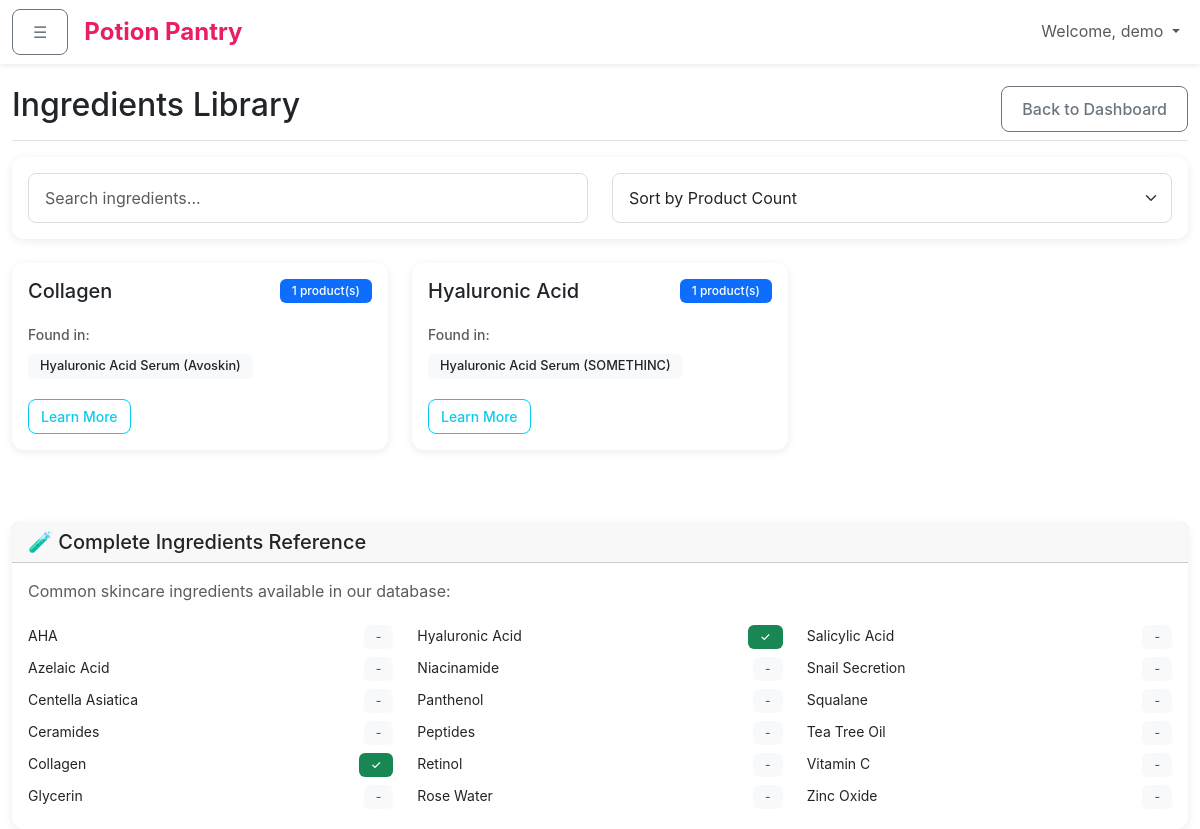
The app's page /pages/ingredients.php (signed in) with its own data.
### tables this page shows
CREATE TABLE `ingredients` (
  `ingredient_id` int(11) NOT NULL,
  `ingredient_name` varchar(255) NOT NULL,
  `description` text DEFAULT NULL,
  `created_at` timestamp NOT NULL DEFAULT current_timestamp()
);

### config/database.php (called while the page is built, shortened)
<?php
try {
    $pdo = new PDO("mysql:host=" . DB_HOST . ";dbname=" . DB_NAME . ";charset=utf8", DB_USER, DB_PASS);
    $pdo->setAttribute(PDO::ATTR_ERRMODE, PDO::ERRMODE_EXCEPTION);
    $pdo->setAttribute(PDO::ATTR_DEFAULT_FETCH_MODE, PDO::FETCH_ASSOC);
    $pdo->setAttribute(PDO::ATTR_EMULATE_PREPARES, false);
} catch(PDOException $e) {
    die("Database connection failed: " . $e->getMessage());
}
function getDB() {
    global $pdo;
    return $pdo;
}
?>

### includes/functions.php (called while the page is built, shortened)
<?php
function getAllIngredients() {
    $db = getDB();
    $stmt = $db->query("SELECT * FROM Ingredients ORDER BY ingredient_name");
    return $stmt->fetchAll();
}
?>

### pages/ingredients.php (the view, shortened to what this page needs)
<?php
require_once '../config/database.php';
require_once '../includes/functions.php';
$stmt = getDB()->prepare("
    SELECT
        i.ingredient_id,
        i.ingredient_name,
        COUNT(DISTINCT p.product_id) as product_count,
        GROUP_CONCAT(DISTINCT CONCAT(p.product_name, ' (', p.brand, ')') ORDER BY p.product_name SEPARATOR '|') as products
    FROM Ingredients i
    LEFT JOIN ProductIngredients pi ON i.ingredient_id = pi.ingredient_id
    LEFT JOIN Products p ON pi.product_id = p.product_id AND p.user_id = ?
    GROUP BY i.ingredient_id, i.ingredient_name
    HAVING product_count > 0
    ORDER BY product_count DESC, i.ingredient_name
");
$stmt->execute([$_SESSION['user_id']]);
$user_ingredients = $stmt->fetchAll();
$all_ingredients = getAllIngredients();
?>
<!DOCTYPE html>
<html lang="en">
<head>
    <link href="https://cdn.jsdelivr.net/npm/bootstrap@5.3.0/dist/css/bootstrap.min.css" rel="stylesheet">
    <link href="../assets/css/style.css" rel="stylesheet">
</head>
<body>
    <?php include '../includes/navbar.php'; ?>
    <div class="container-fluid">
        <div class="row">
            <main class="col-12 main-content">
                <div class="d-flex justify-content-between flex-wrap flex-md-nowrap align-items-center pt-3 pb-2 mb-3 border-bottom">
                    <h1 class="h2">Ingredients Library</h1>
                    <a href="dashboard.php" class="btn btn-outline-secondary">Back to Dashboard</a>
                </div>
                <div class="card mb-4">
                    <div class="card-body">
                        <div class="row">
                            <div class="col-md-6">
                                <input type="text" class="form-control" id="searchIngredients"
                                       placeholder="Search ingredients..." onkeyup="filterIngredients()">
                            </div>
                            <div class="col-md-6">
                                <select class="form-select" id="sortIngredients" onchange="sortIngredients()">
                                    <option value="count">Sort by Product Count</option>
                                </select>
                            </div>
                        </div>
                    </div>
                </div>
                <?php if (empty($user_ingredients)): ?>
                    <div class="text-center py-5">
                        <h3 class="text-muted">No ingredients found</h3>
                        <p class="text-muted">Add products with ingredients to see them here!</p>
                        <a href="add_product.php" class="btn btn-primary">Add Your First Product</a>
                    </div>
                <?php else: ?>
                    <div class="row" id="ingredientsContainer">
                        <?php foreach ($user_ingredients as $ingredient): ?>
                            <div class="col-md-6 col-lg-4 mb-4 ingredient-card"
                                 data-name="<?= strtolower($ingredient['ingredient_name']) ?>"
                                 data-count="<?= $ingredient['product_count'] ?>">
                                <div class="card h-100 hover-lift">
                                    <div class="card-body">
                                        <div class="d-flex justify-content-between align-items-start mb-3">
                                            <h5 class="card-title"><?= htmlspecialchars($ingredient['ingredient_name']) ?></h5>
                                            <span class="badge bg-primary"><?= $ingredient['product_count'] ?> product(s)</span>
                                        </div>
                                        <?php if ($ingredient['products']): ?>
                                            <h6 class="text-muted small mb-2">Found in:</h6>
                                            <div class="products-list">
                                                <?php
                                                $products = explode('|', $ingredient['products']);
                                                foreach ($products as $product):
                                                ?>
                                                    <div class="badge bg-light text-dark me-1 mb-1" style="font-size: 0.8rem;">
                                                        <?= htmlspecialchars($product) ?>
                                                    </div>
                                                <?php endforeach; ?>
                                            </div>
                                        <?php endif; ?>
                                        <div class="mt-3">
                                            <button class="btn btn-outline-info btn-sm"
                                                    onclick="showIngredientInfo('<?= addslashes($ingredient['ingredient_name']) ?>')">
                                                Learn More
                                            </button>
                                        </div>
                                    </div>
                                </div>
                            </div>
                        <?php endforeach; ?>
                    </div>
                <?php endif; ?>
                <div class="card mt-5">
                    <div class="card-header">
                        <h5 class="mb-0">🧪 Complete Ingredients Reference</h5>
                    </div>
                    <div class="card-body">
                        <p class="text-muted">Common skincare ingredients available in our database:</p>
                        <div class="row">
                            <?php foreach (array_chunk($all_ingredients, ceil(count($all_ingredients) / 3)) as $column): ?>
                                <div class="col-md-4">
                                    <?php foreach ($column as $ingredient): ?>
                                        <div class="d-flex justify-content-between align-items-center py-1">
                                            <span class="small"><?= htmlspecialchars($ingredient['ingredient_name']) ?></span>
                                            <?php
                                            $has_ingredient = false;
                                            foreach ($user_ingredients as $user_ing) {
                                                if ($user_ing['ingredient_id'] == $ingredient['ingredient_id']) {
                                                    $has_ingredient = true;
                                                    break;
                                                }
                                            }
                                            ?>
                                            <?php if ($has_ingredient): ?>
                                                <span class="badge bg-success">✓</span>
                                            <?php else: ?>
                                                <span class="badge bg-light text-muted">-</span>
                                            <?php endif; ?>
                                        </div>
                                    <?php endforeach; ?>
                                </div>
                            <?php endforeach; ?>
                        </div>
                    </div>
                </div>
            </main>
        </div>
    </div>
</body>
</html>

### assets/css/style.css (style rules this page uses)
:root { --primary-color: #e91e63; --primary-light: #f8bbd9; --primary-dark: #ad1457; --secondary-color: #9c27b0; --success-color: #4caf50; --warning-color: #ff9800; --danger-color: #f44336; --info-color: #2196f3; --light-color: #f8f9fa; --dark-color: #212529; --sidebar-width: 240px; }
body { font-family: 'Inter', 'Segoe UI', Tahoma, Geneva, Verdana, sans-serif; line-height: 1.6; }
.main-content { margin-left: 0; transition: margin-left 0.3s ease; padding-top: 70px; min-height: 100vh; }
.card { border: none; box-shadow: 0 2px 10px rgba(0,0,0,0.08); border-radius: 12px; transition: all 0.3s ease; }
.form-control, .form-select { border-radius: 8px; border: 1px solid #ddd; padding: 12px 16px; transition: all 0.3s ease; }
.badge { font-weight: 500; padding: 6px 12px; border-radius: 6px; }
.fade-in { animation: fadeIn 0.5s ease-in; }
.hover-lift { transition: transform 0.3s ease; }
.btn { border-radius: 8px; font-weight: 500; padding: 10px 20px; transition: all 0.3s ease; }
.btn-sm { padding: 6px 12px; font-size: 0.875rem; }

### records on screen
ingredients: ingredient_name "Collagen", product_count "1", product "Hyaluronic Acid Serum (Avoskin)"
ingredients: ingredient_name "Hyaluronic Acid", product_count "1", product "Hyaluronic Acid Serum (SOMETHINC)"
ingredients: ingredient_name "AHA"
ingredients: ingredient_name "Azelaic Acid"
ingredients: ingredient_name "Centella Asiatica"
ingredients: ingredient_name "Ceramides"
ingredients: ingredient_name "Glycerin"
ingredients: ingredient_name "Niacinamide"
ingredients: ingredient_name "Panthenol"
ingredients: ingredient_name "Peptides"
ingredients: ingredient_name "Retinol"
ingredients: ingredient_name "Rose Water"
ingredients: ingredient_name "Salicylic Acid"
ingredients: ingredient_name "Snail Secretion"
ingredients: ingredient_name "Squalane"
ingredients: ingredient_name "Tea Tree Oil"
ingredients: ingredient_name "Vitamin C"
ingredients: ingredient_name "Zinc Oxide"

### other values on screen
$_SESSION['username'] "demo"
